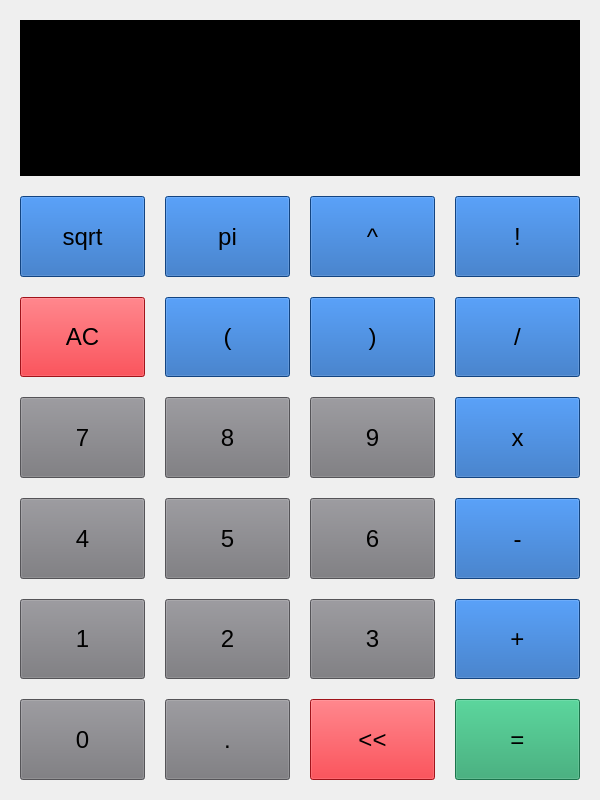
<?xml version="1.0" encoding="UTF-8"?>
<ui version="4.0">
 <class>CalculatorMainWindow</class>
 <widget class="QMainWindow" name="CalculatorMainWindow">
  <property name="geometry">
   <rect>
    <x>0</x>
    <y>0</y>
    <width>600</width>
    <height>800</height>
   </rect>
  </property>
  <property name="sizePolicy">
   <sizepolicy hsizetype="Expanding" vsizetype="Expanding">
    <horstretch>0</horstretch>
    <verstretch>0</verstretch>
   </sizepolicy>
  </property>
  <property name="minimumSize">
   <size>
    <width>300</width>
    <height>400</height>
   </size>
  </property>
  <property name="font">
   <font>
    <pointsize>18</pointsize>
   </font>
  </property>
  <property name="windowTitle">
   <string>Calculator</string>
  </property>
  <widget class="QWidget" name="centralwidget">
   <property name="sizePolicy">
    <sizepolicy hsizetype="Expanding" vsizetype="Expanding">
     <horstretch>0</horstretch>
     <verstretch>0</verstretch>
    </sizepolicy>
   </property>
   <layout class="QVBoxLayout" name="verticalLayout" stretch="1,4">
    <property name="spacing">
     <number>0</number>
    </property>
    <property name="leftMargin">
     <number>20</number>
    </property>
    <property name="topMargin">
     <number>20</number>
    </property>
    <property name="rightMargin">
     <number>20</number>
    </property>
    <property name="bottomMargin">
     <number>0</number>
    </property>
    <item>
     <widget class="QTextBrowser" name="resultBrowser">
      <property name="sizePolicy">
       <sizepolicy hsizetype="MinimumExpanding" vsizetype="MinimumExpanding">
        <horstretch>0</horstretch>
        <verstretch>0</verstretch>
       </sizepolicy>
      </property>
      <property name="minimumSize">
       <size>
        <width>120</width>
        <height>30</height>
       </size>
      </property>
      <property name="baseSize">
       <size>
        <width>0</width>
        <height>0</height>
       </size>
      </property>
      <property name="font">
       <font>
        <pointsize>18</pointsize>
        <stylestrategy>PreferAntialias</stylestrategy>
       </font>
      </property>
      <property name="styleSheet">
       <string notr="true">background-color: rgb(0, 0, 0);
color: rgb(29, 255, 0);</string>
      </property>
      <property name="lineWidth">
       <number>1</number>
      </property>
      <property name="sizeAdjustPolicy">
       <enum>QAbstractScrollArea::SizeAdjustPolicy::AdjustToContents</enum>
      </property>
      <property name="lineWrapColumnOrWidth">
       <number>0</number>
      </property>
     </widget>
    </item>
    <item>
     <layout class="QGridLayout" name="keyboardLayout" rowstretch="0,0,0,0,0,0" columnstretch="0,0,0,0">
      <property name="sizeConstraint">
       <enum>QLayout::SizeConstraint::SetDefaultConstraint</enum>
      </property>
      <property name="leftMargin">
       <number>0</number>
      </property>
      <property name="topMargin">
       <number>20</number>
      </property>
      <property name="rightMargin">
       <number>0</number>
      </property>
      <property name="bottomMargin">
       <number>20</number>
      </property>
      <property name="spacing">
       <number>20</number>
      </property>
      <item row="5" column="0">
       <widget class="QPushButton" name="zeroButton">
        <property name="sizePolicy">
         <sizepolicy hsizetype="MinimumExpanding" vsizetype="MinimumExpanding">
          <horstretch>0</horstretch>
          <verstretch>0</verstretch>
         </sizepolicy>
        </property>
        <property name="minimumSize">
         <size>
          <width>30</width>
          <height>30</height>
         </size>
        </property>
        <property name="font">
         <font>
          <pointsize>18</pointsize>
         </font>
        </property>
        <property name="styleSheet">
         <string notr="true">background-color: rgb(119, 118, 123);</string>
        </property>
        <property name="text">
         <string>0</string>
        </property>
       </widget>
      </item>
      <item row="2" column="1">
       <widget class="QPushButton" name="eightButton">
        <property name="sizePolicy">
         <sizepolicy hsizetype="MinimumExpanding" vsizetype="MinimumExpanding">
          <horstretch>0</horstretch>
          <verstretch>0</verstretch>
         </sizepolicy>
        </property>
        <property name="minimumSize">
         <size>
          <width>30</width>
          <height>30</height>
         </size>
        </property>
        <property name="font">
         <font>
          <pointsize>18</pointsize>
         </font>
        </property>
        <property name="styleSheet">
         <string notr="true">background-color: rgb(119, 118, 123);</string>
        </property>
        <property name="text">
         <string>8</string>
        </property>
       </widget>
      </item>
      <item row="4" column="2">
       <widget class="QPushButton" name="threeButton">
        <property name="sizePolicy">
         <sizepolicy hsizetype="MinimumExpanding" vsizetype="MinimumExpanding">
          <horstretch>0</horstretch>
          <verstretch>0</verstretch>
         </sizepolicy>
        </property>
        <property name="minimumSize">
         <size>
          <width>30</width>
          <height>30</height>
         </size>
        </property>
        <property name="font">
         <font>
          <pointsize>18</pointsize>
         </font>
        </property>
        <property name="styleSheet">
         <string notr="true">background-color: rgb(119, 118, 123);</string>
        </property>
        <property name="text">
         <string>3</string>
        </property>
       </widget>
      </item>
      <item row="3" column="2">
       <widget class="QPushButton" name="sixButton">
        <property name="sizePolicy">
         <sizepolicy hsizetype="MinimumExpanding" vsizetype="MinimumExpanding">
          <horstretch>0</horstretch>
          <verstretch>0</verstretch>
         </sizepolicy>
        </property>
        <property name="minimumSize">
         <size>
          <width>30</width>
          <height>30</height>
         </size>
        </property>
        <property name="font">
         <font>
          <pointsize>18</pointsize>
         </font>
        </property>
        <property name="styleSheet">
         <string notr="true">background-color: rgb(119, 118, 123);</string>
        </property>
        <property name="text">
         <string>6</string>
        </property>
       </widget>
      </item>
      <item row="1" column="0">
       <widget class="QPushButton" name="acButton">
        <property name="sizePolicy">
         <sizepolicy hsizetype="MinimumExpanding" vsizetype="MinimumExpanding">
          <horstretch>0</horstretch>
          <verstretch>0</verstretch>
         </sizepolicy>
        </property>
        <property name="minimumSize">
         <size>
          <width>30</width>
          <height>30</height>
         </size>
        </property>
        <property name="font">
         <font>
          <pointsize>18</pointsize>
         </font>
        </property>
        <property name="styleSheet">
         <string notr="true">background-color: rgb(224, 27, 36);</string>
        </property>
        <property name="text">
         <string>AC</string>
        </property>
       </widget>
      </item>
      <item row="0" column="3">
       <widget class="QPushButton" name="factorialButton">
        <property name="sizePolicy">
         <sizepolicy hsizetype="MinimumExpanding" vsizetype="MinimumExpanding">
          <horstretch>0</horstretch>
          <verstretch>0</verstretch>
         </sizepolicy>
        </property>
        <property name="minimumSize">
         <size>
          <width>30</width>
          <height>30</height>
         </size>
        </property>
        <property name="font">
         <font>
          <pointsize>18</pointsize>
         </font>
        </property>
        <property name="styleSheet">
         <string notr="true">background-color: rgb(26, 95, 180);</string>
        </property>
        <property name="text">
         <string>!</string>
        </property>
       </widget>
      </item>
      <item row="0" column="2">
       <widget class="QPushButton" name="powerButton">
        <property name="sizePolicy">
         <sizepolicy hsizetype="MinimumExpanding" vsizetype="MinimumExpanding">
          <horstretch>0</horstretch>
          <verstretch>0</verstretch>
         </sizepolicy>
        </property>
        <property name="minimumSize">
         <size>
          <width>30</width>
          <height>30</height>
         </size>
        </property>
        <property name="font">
         <font>
          <pointsize>18</pointsize>
         </font>
        </property>
        <property name="styleSheet">
         <string notr="true">background-color: rgb(26, 95, 180);</string>
        </property>
        <property name="text">
         <string>^</string>
        </property>
       </widget>
      </item>
      <item row="0" column="1">
       <widget class="QPushButton" name="piButton">
        <property name="sizePolicy">
         <sizepolicy hsizetype="MinimumExpanding" vsizetype="MinimumExpanding">
          <horstretch>0</horstretch>
          <verstretch>0</verstretch>
         </sizepolicy>
        </property>
        <property name="minimumSize">
         <size>
          <width>30</width>
          <height>30</height>
         </size>
        </property>
        <property name="font">
         <font>
          <pointsize>18</pointsize>
         </font>
        </property>
        <property name="styleSheet">
         <string notr="true">background-color: rgb(26, 95, 180);</string>
        </property>
        <property name="text">
         <string>pi</string>
        </property>
       </widget>
      </item>
      <item row="1" column="2">
       <widget class="QPushButton" name="rightParenButton">
        <property name="sizePolicy">
         <sizepolicy hsizetype="MinimumExpanding" vsizetype="MinimumExpanding">
          <horstretch>0</horstretch>
          <verstretch>0</verstretch>
         </sizepolicy>
        </property>
        <property name="minimumSize">
         <size>
          <width>30</width>
          <height>30</height>
         </size>
        </property>
        <property name="font">
         <font>
          <pointsize>18</pointsize>
         </font>
        </property>
        <property name="styleSheet">
         <string notr="true">background-color: rgb(26, 95, 180);</string>
        </property>
        <property name="text">
         <string>)</string>
        </property>
       </widget>
      </item>
      <item row="1" column="3">
       <widget class="QPushButton" name="divButton">
        <property name="sizePolicy">
         <sizepolicy hsizetype="MinimumExpanding" vsizetype="MinimumExpanding">
          <horstretch>0</horstretch>
          <verstretch>0</verstretch>
         </sizepolicy>
        </property>
        <property name="minimumSize">
         <size>
          <width>30</width>
          <height>30</height>
         </size>
        </property>
        <property name="font">
         <font>
          <pointsize>18</pointsize>
         </font>
        </property>
        <property name="styleSheet">
         <string notr="true">background-color: rgb(26, 95, 180);</string>
        </property>
        <property name="text">
         <string>/</string>
        </property>
       </widget>
      </item>
      <item row="3" column="0">
       <widget class="QPushButton" name="fourButton">
        <property name="sizePolicy">
         <sizepolicy hsizetype="MinimumExpanding" vsizetype="MinimumExpanding">
          <horstretch>0</horstretch>
          <verstretch>0</verstretch>
         </sizepolicy>
        </property>
        <property name="minimumSize">
         <size>
          <width>30</width>
          <height>30</height>
         </size>
        </property>
        <property name="font">
         <font>
          <pointsize>18</pointsize>
         </font>
        </property>
        <property name="styleSheet">
         <string notr="true">background-color: rgb(119, 118, 123);</string>
        </property>
        <property name="text">
         <string>4</string>
        </property>
       </widget>
      </item>
      <item row="0" column="0">
       <widget class="QPushButton" name="sqrtButton">
        <property name="sizePolicy">
         <sizepolicy hsizetype="MinimumExpanding" vsizetype="MinimumExpanding">
          <horstretch>0</horstretch>
          <verstretch>0</verstretch>
         </sizepolicy>
        </property>
        <property name="minimumSize">
         <size>
          <width>30</width>
          <height>30</height>
         </size>
        </property>
        <property name="font">
         <font>
          <pointsize>18</pointsize>
          <bold>false</bold>
         </font>
        </property>
        <property name="styleSheet">
         <string notr="true">background-color: rgb(26, 95, 180);</string>
        </property>
        <property name="text">
         <string>sqrt</string>
        </property>
        <property name="shortcut">
         <string>S</string>
        </property>
       </widget>
      </item>
      <item row="2" column="0">
       <widget class="QPushButton" name="sevenButton">
        <property name="sizePolicy">
         <sizepolicy hsizetype="MinimumExpanding" vsizetype="MinimumExpanding">
          <horstretch>0</horstretch>
          <verstretch>0</verstretch>
         </sizepolicy>
        </property>
        <property name="minimumSize">
         <size>
          <width>30</width>
          <height>30</height>
         </size>
        </property>
        <property name="font">
         <font>
          <pointsize>18</pointsize>
         </font>
        </property>
        <property name="styleSheet">
         <string notr="true">background-color: rgb(119, 118, 123);</string>
        </property>
        <property name="text">
         <string>7</string>
        </property>
       </widget>
      </item>
      <item row="2" column="3">
       <widget class="QPushButton" name="mulButton">
        <property name="sizePolicy">
         <sizepolicy hsizetype="MinimumExpanding" vsizetype="MinimumExpanding">
          <horstretch>0</horstretch>
          <verstretch>0</verstretch>
         </sizepolicy>
        </property>
        <property name="minimumSize">
         <size>
          <width>30</width>
          <height>30</height>
         </size>
        </property>
        <property name="font">
         <font>
          <pointsize>18</pointsize>
         </font>
        </property>
        <property name="styleSheet">
         <string notr="true">background-color: rgb(26, 95, 180);</string>
        </property>
        <property name="text">
         <string>x</string>
        </property>
       </widget>
      </item>
      <item row="4" column="0">
       <widget class="QPushButton" name="oneButton">
        <property name="sizePolicy">
         <sizepolicy hsizetype="MinimumExpanding" vsizetype="MinimumExpanding">
          <horstretch>0</horstretch>
          <verstretch>0</verstretch>
         </sizepolicy>
        </property>
        <property name="minimumSize">
         <size>
          <width>30</width>
          <height>30</height>
         </size>
        </property>
        <property name="font">
         <font>
          <pointsize>18</pointsize>
         </font>
        </property>
        <property name="styleSheet">
         <string notr="true">background-color: rgb(119, 118, 123);</string>
        </property>
        <property name="text">
         <string>1</string>
        </property>
       </widget>
      </item>
      <item row="3" column="3">
       <widget class="QPushButton" name="minusButton">
        <property name="sizePolicy">
         <sizepolicy hsizetype="MinimumExpanding" vsizetype="MinimumExpanding">
          <horstretch>0</horstretch>
          <verstretch>0</verstretch>
         </sizepolicy>
        </property>
        <property name="minimumSize">
         <size>
          <width>30</width>
          <height>30</height>
         </size>
        </property>
        <property name="font">
         <font>
          <pointsize>18</pointsize>
         </font>
        </property>
        <property name="styleSheet">
         <string notr="true">background-color: rgb(26, 95, 180);</string>
        </property>
        <property name="text">
         <string>-</string>
        </property>
       </widget>
      </item>
      <item row="5" column="1">
       <widget class="QPushButton" name="sepButton">
        <property name="sizePolicy">
         <sizepolicy hsizetype="MinimumExpanding" vsizetype="MinimumExpanding">
          <horstretch>0</horstretch>
          <verstretch>0</verstretch>
         </sizepolicy>
        </property>
        <property name="minimumSize">
         <size>
          <width>30</width>
          <height>30</height>
         </size>
        </property>
        <property name="font">
         <font>
          <pointsize>18</pointsize>
         </font>
        </property>
        <property name="styleSheet">
         <string notr="true">background-color: rgb(119, 118, 123);</string>
        </property>
        <property name="text">
         <string>.</string>
        </property>
       </widget>
      </item>
      <item row="3" column="1">
       <widget class="QPushButton" name="fiveButton">
        <property name="sizePolicy">
         <sizepolicy hsizetype="MinimumExpanding" vsizetype="MinimumExpanding">
          <horstretch>0</horstretch>
          <verstretch>0</verstretch>
         </sizepolicy>
        </property>
        <property name="minimumSize">
         <size>
          <width>30</width>
          <height>30</height>
         </size>
        </property>
        <property name="font">
         <font>
          <pointsize>18</pointsize>
         </font>
        </property>
        <property name="styleSheet">
         <string notr="true">background-color: rgb(119, 118, 123);</string>
        </property>
        <property name="text">
         <string>5</string>
        </property>
       </widget>
      </item>
      <item row="2" column="2">
       <widget class="QPushButton" name="nineButton">
        <property name="sizePolicy">
         <sizepolicy hsizetype="MinimumExpanding" vsizetype="MinimumExpanding">
          <horstretch>0</horstretch>
          <verstretch>0</verstretch>
         </sizepolicy>
        </property>
        <property name="minimumSize">
         <size>
          <width>30</width>
          <height>30</height>
         </size>
        </property>
        <property name="font">
         <font>
          <pointsize>18</pointsize>
         </font>
        </property>
        <property name="styleSheet">
         <string notr="true">background-color: rgb(119, 118, 123);</string>
        </property>
        <property name="text">
         <string>9</string>
        </property>
       </widget>
      </item>
      <item row="5" column="2">
       <widget class="QPushButton" name="rmButton">
        <property name="sizePolicy">
         <sizepolicy hsizetype="MinimumExpanding" vsizetype="MinimumExpanding">
          <horstretch>0</horstretch>
          <verstretch>0</verstretch>
         </sizepolicy>
        </property>
        <property name="minimumSize">
         <size>
          <width>30</width>
          <height>30</height>
         </size>
        </property>
        <property name="font">
         <font>
          <pointsize>18</pointsize>
         </font>
        </property>
        <property name="styleSheet">
         <string notr="true">background-color: rgb(224, 27, 36);</string>
        </property>
        <property name="text">
         <string>&lt;&lt;</string>
        </property>
       </widget>
      </item>
      <item row="4" column="3">
       <widget class="QPushButton" name="addButton">
        <property name="sizePolicy">
         <sizepolicy hsizetype="MinimumExpanding" vsizetype="MinimumExpanding">
          <horstretch>0</horstretch>
          <verstretch>0</verstretch>
         </sizepolicy>
        </property>
        <property name="minimumSize">
         <size>
          <width>30</width>
          <height>30</height>
         </size>
        </property>
        <property name="font">
         <font>
          <pointsize>18</pointsize>
         </font>
        </property>
        <property name="styleSheet">
         <string notr="true">background-color: rgb(26, 95, 180);</string>
        </property>
        <property name="text">
         <string>+</string>
        </property>
       </widget>
      </item>
      <item row="5" column="3">
       <widget class="QPushButton" name="eqButton">
        <property name="sizePolicy">
         <sizepolicy hsizetype="MinimumExpanding" vsizetype="MinimumExpanding">
          <horstretch>0</horstretch>
          <verstretch>0</verstretch>
         </sizepolicy>
        </property>
        <property name="minimumSize">
         <size>
          <width>30</width>
          <height>30</height>
         </size>
        </property>
        <property name="font">
         <font>
          <pointsize>18</pointsize>
         </font>
        </property>
        <property name="styleSheet">
         <string notr="true">background-color: rgb(38, 162, 105);</string>
        </property>
        <property name="text">
         <string>=</string>
        </property>
       </widget>
      </item>
      <item row="1" column="1">
       <widget class="QPushButton" name="letfParenButton">
        <property name="sizePolicy">
         <sizepolicy hsizetype="MinimumExpanding" vsizetype="MinimumExpanding">
          <horstretch>0</horstretch>
          <verstretch>0</verstretch>
         </sizepolicy>
        </property>
        <property name="minimumSize">
         <size>
          <width>30</width>
          <height>30</height>
         </size>
        </property>
        <property name="font">
         <font>
          <pointsize>18</pointsize>
         </font>
        </property>
        <property name="styleSheet">
         <string notr="true">background-color:rgb(26, 95, 180);</string>
        </property>
        <property name="text">
         <string>(</string>
        </property>
       </widget>
      </item>
      <item row="4" column="1">
       <widget class="QPushButton" name="twoButton">
        <property name="sizePolicy">
         <sizepolicy hsizetype="MinimumExpanding" vsizetype="MinimumExpanding">
          <horstretch>0</horstretch>
          <verstretch>0</verstretch>
         </sizepolicy>
        </property>
        <property name="minimumSize">
         <size>
          <width>30</width>
          <height>30</height>
         </size>
        </property>
        <property name="font">
         <font>
          <pointsize>18</pointsize>
         </font>
        </property>
        <property name="styleSheet">
         <string notr="true">background-color: rgb(119, 118, 123);</string>
        </property>
        <property name="text">
         <string>2</string>
        </property>
       </widget>
      </item>
     </layout>
    </item>
   </layout>
  </widget>
 </widget>
 <resources/>
 <connections/>
</ui>
